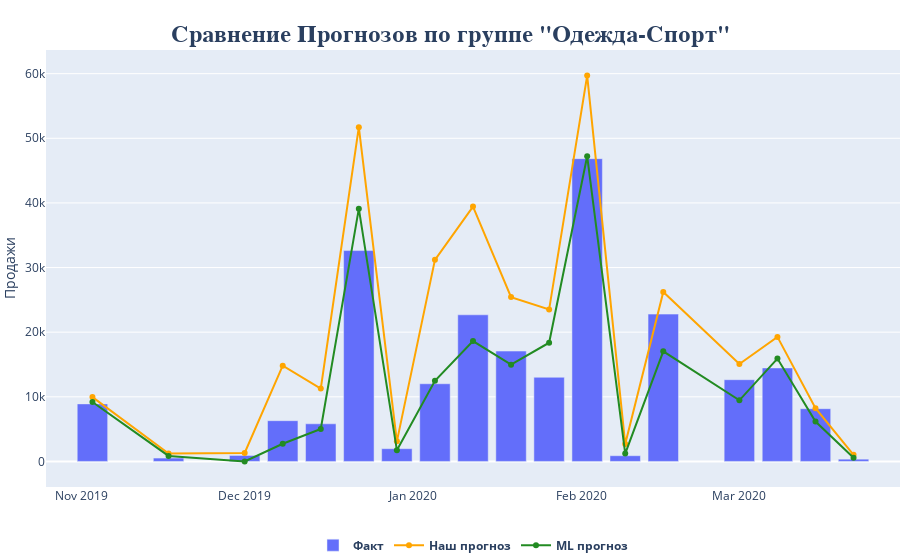

The code cell stored with this chart in its notebook:
### Code cell
# Строим графики по дате Сравнение Прогнозов по группе "Одежда-Спорт"

X = gr_app_spt[['DATE_']]
Y = gr_app_spt[['FACT_SALES', 'FCST2_COR2','FCST_V1']]
fig = go.Figure()
fig.add_trace(go.Bar(x=gr_app_spt['DATE_'], y=gr_app_spt['FACT_SALES'], name='<b>Факт</b>'))
fig.add_trace(go.Scatter(x=gr_app_spt['DATE_'], y=gr_app_spt['FCST2_COR2'],line=dict(color='orange', width=2), name='<b>Наш прогноз</b>'))
fig.add_trace(go.Scatter(x=gr_app_spt['DATE_'], y=gr_app_spt['FCST_V1'],line=dict(color='forestgreen', width=2), name='<b>ML прогноз</b>'))
fig.update_layout(legend_orientation="h",
                  legend=dict(x=.5, xanchor="center"),
                  #xaxis_title="Дата",
                  yaxis_title="Продажи",
                  margin=dict(l=0, r=0, t=50, b=0))
fig.update_layout(
    title={
        'text': '<b>Сравнение Прогнозов по группе "Одежда-Спорт"</b>',
        #'y':0.95,
        'x':0.5,
        'xanchor': 'center',
        'yanchor': 'top',
        'font_family':"Times New Roman",
        'font_size': 24})
fig.show()

### Figure 1 — Plotly figure (JSON) as saved in the notebook; plotly's stock layout.template omitted (floating-point values rounded to 4 significant figures)
{"data": [{"name": "<b>Факт</b>", "type": "bar", "x": ["2019-11-03T00:00:00", "2019-11-17T00:00:00", "2019-12-01T00:00:00", "2019-12-08T00:00:00", "2019-12-15T00:00:00", "2019-12-22T00:00:00", "2019-12-29T00:00:00", "2020-01-05T00:00:00", "2020-01-12T00:00:00", "2020-01-19T00:00:00", "2020-01-26T00:00:00", "2020-02-02T00:00:00", "2020-02-09T00:00:00", "2020-02-16T00:00:00", "2020-03-01T00:00:00", "2020-03-08T00:00:00", "2020-03-15T00:00:00", "2020-03-22T00:00:00"], "y": [8903, 521, 923, 6303, 5819, 32626, 1971, 12017, 22685, 17075, 13017, 46847, 883, 22794, 12645, 14465, 8156, 347]}, {"line": {"color": "orange", "width": 2}, "name": "<b>Наш прогноз</b>", "type": "scatter", "x": ["2019-11-03T00:00:00", "2019-11-17T00:00:00", "2019-12-01T00:00:00", "2019-12-08T00:00:00", "2019-12-15T00:00:00", "2019-12-22T00:00:00", "2019-12-29T00:00:00", "2020-01-05T00:00:00", "2020-01-12T00:00:00", "2020-01-19T00:00:00", "2020-01-26T00:00:00", "2020-02-02T00:00:00", "2020-02-09T00:00:00", "2020-02-16T00:00:00", "2020-03-01T00:00:00", "2020-03-08T00:00:00", "2020-03-15T00:00:00", "2020-03-22T00:00:00"], "y": [9950.0, 1218.0, 1305.0, 14820.0, 11270.0, 51720.0, 3106.0, 31190.0, 39430.0, 25430.0, 23500.0, 59700.0, 2689.0, 26210.0, 15070.0, 19270.0, 8233.0, 1023.0]}, {"line": {"color": "forestgreen", "width": 2}, "name": "<b>ML прогноз</b>", "type": "scatter", "x": ["2019-11-03T00:00:00", "2019-11-17T00:00:00", "2019-12-01T00:00:00", "2019-12-08T00:00:00", "2019-12-15T00:00:00", "2019-12-22T00:00:00", "2019-12-29T00:00:00", "2020-01-05T00:00:00", "2020-01-12T00:00:00", "2020-01-19T00:00:00", "2020-01-26T00:00:00", "2020-02-02T00:00:00", "2020-02-09T00:00:00", "2020-02-16T00:00:00", "2020-03-01T00:00:00", "2020-03-08T00:00:00", "2020-03-15T00:00:00", "2020-03-22T00:00:00"], "y": [9189.0, 847.5, 2.429, 2728.0, 5018.0, 39120.0, 1744.0, 12470.0, 18630.0, 14970.0, 18360.0, 47230.0, 1207.0, 17040.0, 9457.0, 15910.0, 6167.0, 561.3]}], "layout": {"legend": {"orientation": "h", "x": 0.5, "xanchor": "center"}, "margin": {"b": 0, "l": 0, "r": 0, "t": 50}, "title": {"font": {"family": "Times New Roman", "size": 24}, "text": "<b>Сравнение Прогнозов по группе \"Одежда-Спорт\"</b>", "x": 0.5, "xanchor": "center", "yanchor": "top"}, "yaxis": {"title": {"text": "Продажи"}}}}
